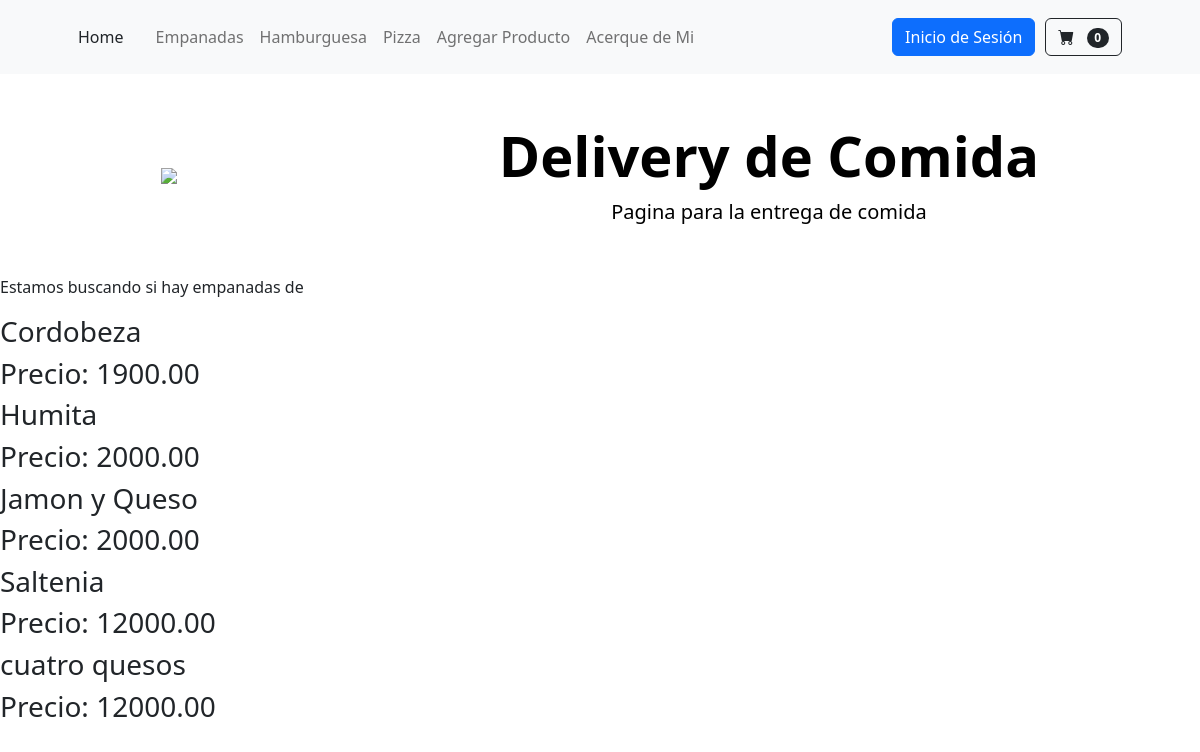
The app's page /app_coder/buscar-empanada/ with its own data.
### app_coder/models.py (models this page shows, shortened)
class Empanada(models.Model):
    nombre = models.CharField(max_length=100)
    ingredientes = models.TextField()
    precio=models.DecimalField(max_digits=10, decimal_places=2)

### app_coder/views.py (the view)
# urls.py: path('buscar-empanada/',buscar_empanada, name='BuscarEmpanada'),
def buscar_empanada(req):
  nombre = req.GET.get("nombre", "")
  empanadas = Empanada.objects.filter(nombre__icontains=nombre)
  return render(req, "resultado_busqueda.html", {"nombre": nombre, "empanadas": empanadas})

### app_coder/templates/resultado_busqueda.html
{% extends 'padre.html' %}
{% block contenidoQueCambia %}
    <p>Estamos buscando si hay empanadas de {{nombre}}</p>
    {% if empanadas %}
        {% for empanada in empanadas %}
            <h3>{{ empanada.nombre }}</h3>
            <h3>Precio: {{ empanada.precio }}</h3>
        {% endfor %}
    {% else %}
        <p>No se encontraron empanadas.</p>
    {% endif %}
{% endblock contenidoQueCambia %}

### records on screen
Empanada: nombre "Cordobeza", precio "1900.00"
Empanada: nombre "Humita", precio "2000.00"
Empanada: nombre "Jamon y Queso", precio "2000.00"
Empanada: nombre "Saltenia", precio "12000.00"
Empanada: nombre "cuatro quesos", precio "12000.00"
